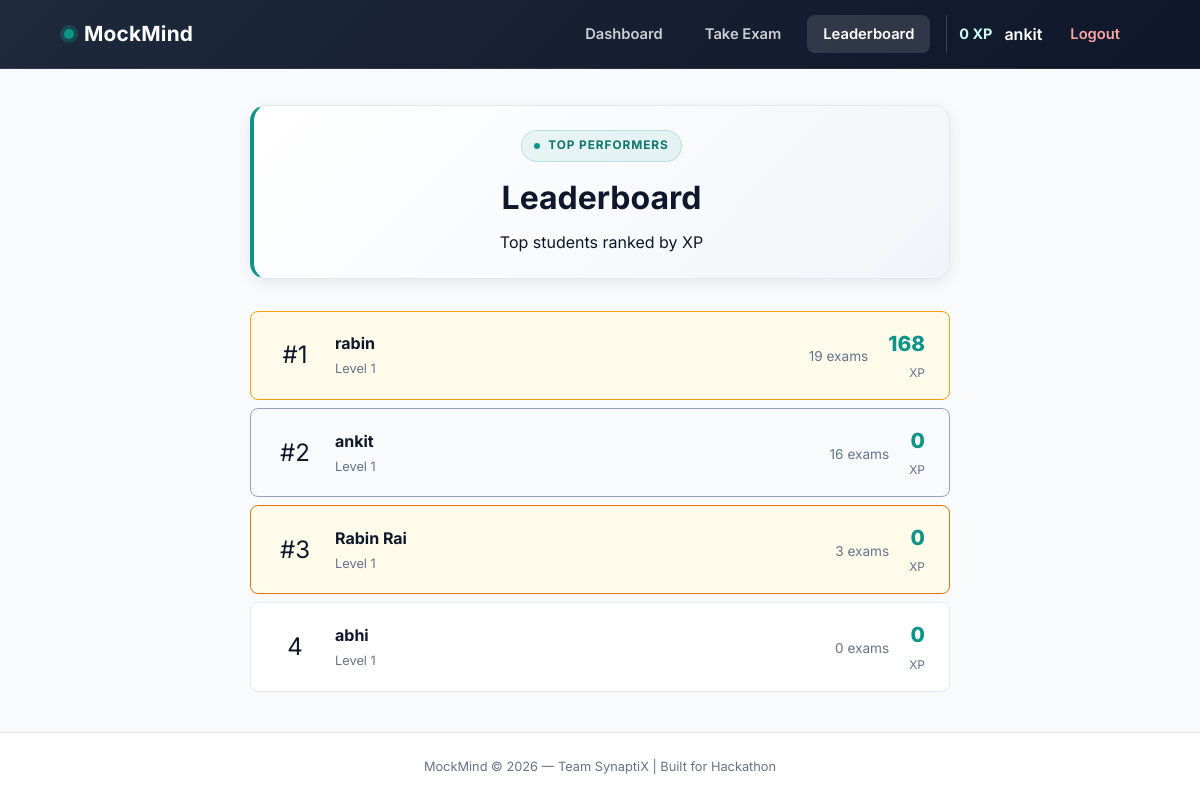
The page /leaderboard (signed in) on the database its author committed.
### models.py (models this page shows, shortened)
class User(UserMixin, db.Model):
    id = db.Column(db.Integer, primary_key=True)
    username = db.Column(db.String(80), unique=True, nullable=False)
    email = db.Column(db.String(120), unique=True, nullable=False)
    password_hash = db.Column(db.String(256), nullable=False)
    is_admin = db.Column(db.Boolean, default=False)
    xp = db.Column(db.Integer, default=0)
    created_at = db.Column(db.DateTime, default=datetime.utcnow)
    exams = db.relationship('Exam', backref='user', lazy=True)

### routes/leaderboard.py (the view)
@leaderboard.route('/leaderboard')
def index():
    users = User.query.filter_by(is_admin=False).order_by(User.xp.desc()).all()
    leaderboard_data = []
    for rank, user in enumerate(users, 1):
        exam_count = Exam.query.filter_by(user_id=user.id, is_completed=True).count()
        leaderboard_data.append({
            'rank': rank,
            'username': user.username,
            'xp': user.xp,
            'exams_taken': exam_count,
            'level': user.xp // 1000 + 1
        })
    return render_template('leaderboard.html', leaderboard=leaderboard_data)

### models.py (called while the page is built)
@login_manager.user_loader
def load_user(user_id):
    return User.query.get(int(user_id))

### templates/leaderboard.html (shortened to what this page needs)
{% extends "base.html" %}
{% block content %}
<div class="leaderboard-container">
    <div class="leaderboard-header">
        <span class="page-kicker">Top Performers</span>
        <h1>Leaderboard</h1>
        <p>Top students ranked by XP</p>
    </div>
    <div class="leaderboard-table" id="leaderboardTable">
        {% if leaderboard %}
            {% for entry in leaderboard %}
                <div class="lb-row {% if loop.index <= 3 %}lb-top-{{ loop.index }}{% endif %}">
                    <div class="lb-rank">
                        {% if entry.rank == 1 %}#1
                        {% elif entry.rank == 2 %}#2
                        {% elif entry.rank == 3 %}#3
                        {% else %}{{ entry.rank }}
                        {% endif %}
                    </div>
                    <div class="lb-user">
                        <span class="lb-username">{{ entry.username }}</span>
                        <span class="lb-level">Level {{ entry.level }}</span>
                    </div>
                    <div class="lb-stats">
                        <span class="lb-exams">{{ entry.exams_taken }} exams</span>
                    </div>
                    <div class="lb-xp">
                        <span class="lb-xp-value">{{ entry.xp }}</span>
                        <span class="lb-xp-label">XP</span>
                    </div>
                </div>
            {% endfor %}
        {% else %}
            <div class="empty-state">
                <p>No students yet. Be the first to take an exam!</p>
            </div>
        {% endif %}
    </div>
</div>
{% endblock %}

### templates/base.html (shortened to what this page needs)
<!DOCTYPE html>
<html lang="en">
<head>
    <link rel="stylesheet" href="{{ url_for('static', filename='css/style.css') }}">
</head>
<body>
    <nav class="navbar" id="siteNavbar">
        <div class="nav-container">
            <a href="{{ url_for('dashboard.index') }}" class="nav-logo">
                <span class="logo-dot"></span>
                <span>MockMind</span>
            </a>
            <div class="nav-links" id="navLinks">
                {% if current_user.is_authenticated %}
                    <a href="{{ url_for('dashboard.index') }}" class="nav-link {% if request.endpoint == 'dashboard.index' %}active{% endif %}">Dashboard</a>
                    <a href="{{ url_for('exam.select') }}" class="nav-link {% if request.endpoint and request.endpoint.startswith('exam.') %}active{% endif %}">Take Exam</a>
                    <a href="{{ url_for('leaderboard.index') }}" class="nav-link {% if request.endpoint and request.endpoint.startswith('leaderboard.') %}active{% endif %}">Leaderboard</a>
                    <div class="nav-user">
                        <span class="nav-xp">{{ current_user.xp }} XP</span>
                        <span class="nav-username">{{ current_user.username }}</span>
                        <a href="{{ url_for('auth.logout') }}" class="nav-link btn-logout">Logout</a>
                    </div>
                {% else %}
                    <a href="{{ url_for('auth.login') }}" class="nav-link {% if request.endpoint == 'auth.login' %}active{% endif %}">Login</a>
                    <a href="{{ url_for('auth.signup') }}" class="nav-link btn-primary {% if request.endpoint == 'auth.signup' %}active{% endif %}">Sign Up</a>
                {% endif %}
            </div>
        </div>
    </nav>
    <main class="main-content">
        {% block content %}{% endblock %}
    </main>
    <footer class="footer">
        <p>MockMind © 2026 — Team SynaptiX | Built for Hackathon</p>
    </footer>
</body>
</html>

### rows shown on the page
User: xp "0", username "ankit", shows "#2", level "1", exams_taken "16"
User: shows "#1", username "rabin", level "1", exams_taken "19", xp "168"
User: shows "#3", username "Rabin Rai", level "1", exams_taken "3", xp "0"
User: rank "4", username "abhi", level "1", exams_taken "0", xp "0"
